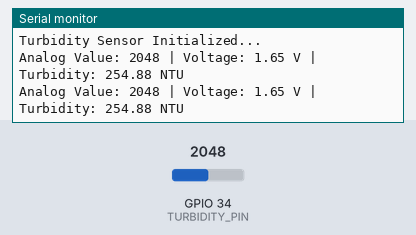
A sketch run on a simulated ESP32. Parts: the last lines printed to the serial monitor. The inputs (shaded band) are chosen by the test bench; at power-on: GPIO 34 (TURBIDITY_PIN) = 2048.

Above: at 2.2 s.
2.3 s: GPIO 34 (TURBIDITY_PIN) set to 2866
At 3.4 s:
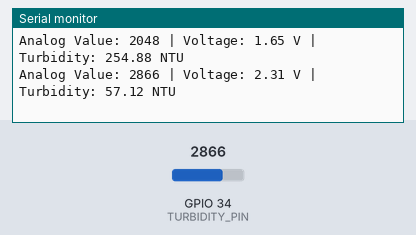
3.8 s: GPIO 34 (TURBIDITY_PIN) set to 3603
At 4.8 s:
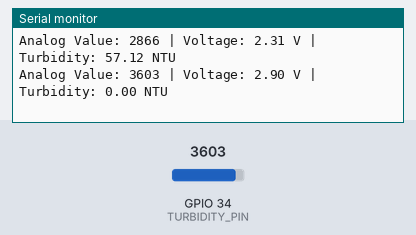
Timing chart, 0 to 6.8 s (numbered marks = the images above; inputs shaded):
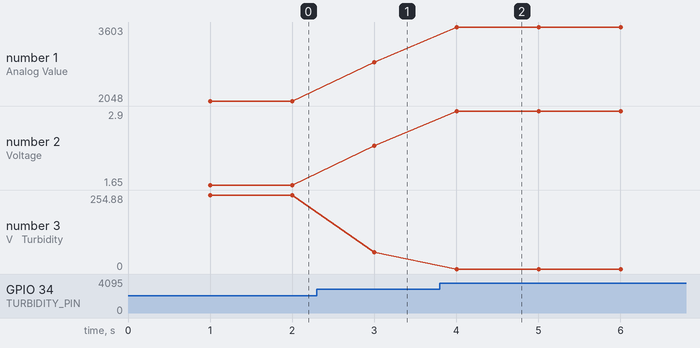

The sketch:

turbidity.ino
```cpp
#define TURBIDITY_PIN 34  // ADC pin where AO is connected

void setup() {
  Serial.begin(115200);
  delay(1000);
  Serial.println("Turbidity Sensor Initialized...");
}

void loop() {
  int sensorValue = analogRead(TURBIDITY_PIN);  // Read analog value (0–4095)

  // Convert analog value to voltage (ESP32 ADC: 0–4095 for 0–3.3V)
  float voltage = sensorValue * (3.3 / 4095.0);

  // Simple linear approximation from sensor datasheet
  float ntu = 0;

  if (voltage < 2.5) {
    ntu = (2.5 - voltage) * 300;  // Example calibration formula
  } else {
    ntu = 0;  // Clean water
  }

  Serial.print("Analog Value: ");
  Serial.print(sensorValue);
  Serial.print(" | Voltage: ");
  Serial.print(voltage, 2);
  Serial.print(" V | Turbidity: ");
  Serial.print(ntu, 2);
  Serial.println(" NTU");

  delay(1000);  // 1-second delay
}
```

Measured:
- after the input at 2.3 s, the serial monitor: prints a new line after 0.70 s (image 1)
- after the input at 3.8 s, the serial monitor: prints a new line after 0.20 s (image 2)
- plotted number 1: 2048 → 2866 after the input at 2.3 s, 2866 → 3603 after the input at 3.8 s
- plotted number 2: 1.65 → 2.31 after the input at 2.3 s, 2.31 → 2.9 after the input at 3.8 s
- plotted number 3: 254.88 → 57.12 after the input at 2.3 s, 57.12 → 0 after the input at 3.8 s
